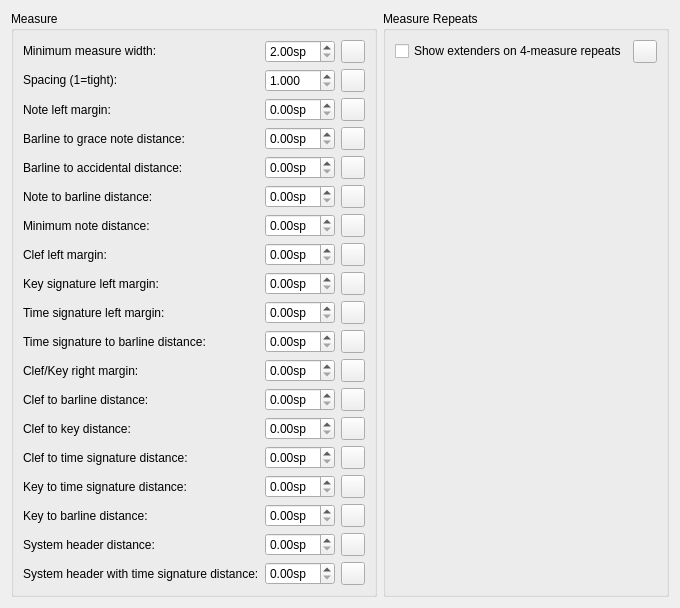
      <widget class="QWidget" name="PageMeasure">
       <layout class="QHBoxLayout" name="horizontalLayout_3">
        <item>
         <widget class="QGroupBox" name="groupBox">
          <property name="title">
           <string>Measure</string>
          </property>
          <layout class="QGridLayout" name="gridLayout_99">
           <item row="0" column="2">
            <widget class="QToolButton" name="resetMinMeasureWidth">
             <property name="toolTip">
              <string>Reset to default</string>
             </property>
             <property name="accessibleName">
              <string>Reset 'Minimum measure width' value</string>
             </property>
             <property name="text">
              <string notr="true"/>
             </property>
             <property name="icon">
              <iconset resource="musescore.qrc">
               <normaloff>:/data/icons/edit-reset.svg</normaloff>:/data/icons/edit-reset.svg</iconset>
             </property>
            </widget>
           </item>
           <item row="18" column="2">
            <widget class="QToolButton" name="resetSystemHeaderTimeSigDistance">
             <property name="toolTip">
              <string>Reset to default</string>
             </property>
             <property name="accessibleName">
              <string>Reset 'System header with time signature distance' value</string>
             </property>
             <property name="text">
              <string notr="true"/>
             </property>
             <property name="icon">
              <iconset resource="musescore.qrc">
               <normaloff>:/data/icons/edit-reset.svg</normaloff>:/data/icons/edit-reset.svg</iconset>
             </property>
            </widget>
           </item>
           <item row="16" column="1">
            <widget class="QDoubleSpinBox" name="keyBarlineDistance">
             <property name="suffix">
              <string extracomment="spatium unit">sp</string>
             </property>
             <property name="singleStep">
              <double>0.010000000000000</double>
             </property>
            </widget>
           </item>
           <item row="17" column="2">
            <widget class="QToolButton" name="resetSystemHeaderDistance">
             <property name="toolTip">
              <string>Reset to default</string>
             </property>
             <property name="accessibleName">
              <string>Reset 'System header distance' value</string>
             </property>
             <property name="text">
              <string notr="true"/>
             </property>
             <property name="icon">
              <iconset resource="musescore.qrc">
               <normaloff>:/data/icons/edit-reset.svg</normaloff>:/data/icons/edit-reset.svg</iconset>
             </property>
            </widget>
           </item>
           <item row="9" column="0">
            <widget class="QLabel" name="label_20">
             <property name="sizePolicy">
              <sizepolicy hsizetype="Expanding" vsizetype="Preferred">
               <horstretch>0</horstretch>
               <verstretch>0</verstretch>
              </sizepolicy>
             </property>
             <property name="text">
              <string>Time signature left margin:</string>
             </property>
            </widget>
           </item>
           <item row="6" column="2">
            <widget class="QToolButton" name="resetMinNoteDistance">
             <property name="toolTip">
              <string>Reset to default</string>
             </property>
             <property name="accessibleName">
              <string>Reset 'Minimum note distance' value</string>
             </property>
             <property name="text">
              <string notr="true"/>
             </property>
             <property name="icon">
              <iconset resource="musescore.qrc">
               <normaloff>:/data/icons/edit-reset.svg</normaloff>:/data/icons/edit-reset.svg</iconset>
             </property>
            </widget>
           </item>
           <item row="10" column="1">
            <widget class="QDoubleSpinBox" name="timesigBarlineDistance">
             <property name="sizePolicy">
              <sizepolicy hsizetype="Preferred" vsizetype="Fixed">
               <horstretch>0</horstretch>
               <verstretch>0</verstretch>
              </sizepolicy>
             </property>
             <property name="suffix">
              <string>sp</string>
             </property>
             <property name="singleStep">
              <double>0.100000000000000</double>
             </property>
            </widget>
           </item>
           <item row="3" column="2">
            <widget class="QToolButton" name="resetBarGraceDistance">
             <property name="toolTip">
              <string>Reset to default</string>
             </property>
             <property name="accessibleName">
              <string>Reset 'Barline to grace note distance' value</string>
             </property>
             <property name="text">
              <string notr="true"/>
             </property>
             <property name="icon">
              <iconset resource="musescore.qrc">
               <normaloff>:/data/icons/edit-reset.svg</normaloff>:/data/icons/edit-reset.svg</iconset>
             </property>
            </widget>
           </item>
           <item row="15" column="1">
            <widget class="QDoubleSpinBox" name="keyTimesigDistance">
             <property name="suffix">
              <string extracomment="spatium unit">sp</string>
             </property>
             <property name="singleStep">
              <double>0.010000000000000</double>
             </property>
            </widget>
           </item>
           <item row="13" column="2">
            <widget class="QToolButton" name="resetClefKeyDistance">
             <property name="toolTip">
              <string>Reset to default</string>
             </property>
             <property name="accessibleName">
              <string>Reset 'Clef to key distance' value</string>
             </property>
             <property name="text">
              <string notr="true"/>
             </property>
             <property name="icon">
              <iconset resource="musescore.qrc">
               <normaloff>:/data/icons/edit-reset.svg</normaloff>:/data/icons/edit-reset.svg</iconset>
             </property>
            </widget>
           </item>
           <item row="6" column="0">
            <widget class="QLabel" name="label_14">
             <property name="sizePolicy">
              <sizepolicy hsizetype="Expanding" vsizetype="Preferred">
               <horstretch>0</horstretch>
               <verstretch>0</verstretch>
              </sizepolicy>
             </property>
             <property name="text">
              <string>Minimum note distance:</string>
             </property>
            </widget>
           </item>
           <item row="16" column="2">
            <widget class="QToolButton" name="resetKeyBarlineDistance">
             <property name="toolTip">
              <string>Reset to default</string>
             </property>
             <property name="accessibleName">
              <string>Reset 'Key to barline distance' value</string>
             </property>
             <property name="text">
              <string notr="true"/>
             </property>
             <property name="icon">
              <iconset resource="musescore.qrc">
               <normaloff>:/data/icons/edit-reset.svg</normaloff>:/data/icons/edit-reset.svg</iconset>
             </property>
            </widget>
           </item>
           <item row="7" column="1">
            <widget class="QDoubleSpinBox" name="clefLeftMargin">
             <property name="sizePolicy">
              <sizepolicy hsizetype="Preferred" vsizetype="Fixed">
               <horstretch>0</horstretch>
               <verstretch>0</verstretch>
              </sizepolicy>
             </property>
             <property name="suffix">
              <string>sp</string>
             </property>
             <property name="singleStep">
              <double>0.100000000000000</double>
             </property>
            </widget>
           </item>
           <item row="9" column="1">
            <widget class="QDoubleSpinBox" name="timesigLeftMargin">
             <property name="sizePolicy">
              <sizepolicy hsizetype="Preferred" vsizetype="Fixed">
               <horstretch>0</horstretch>
               <verstretch>0</verstretch>
              </sizepolicy>
             </property>
             <property name="suffix">
              <string>sp</string>
             </property>
             <property name="singleStep">
              <double>0.100000000000000</double>
             </property>
            </widget>
           </item>
           <item row="11" column="1">
            <widget class="QDoubleSpinBox" name="clefKeyRightMargin">
             <property name="sizePolicy">
              <sizepolicy hsizetype="Preferred" vsizetype="Fixed">
               <horstretch>0</horstretch>
               <verstretch>0</verstretch>
              </sizepolicy>
             </property>
             <property name="suffix">
              <string>sp</string>
             </property>
             <property name="singleStep">
              <double>0.050000000000000</double>
             </property>
            </widget>
           </item>
           <item row="8" column="0">
            <widget class="QLabel" name="label_19">
             <property name="sizePolicy">
              <sizepolicy hsizetype="Expanding" vsizetype="Preferred">
               <horstretch>0</horstretch>
               <verstretch>0</verstretch>
              </sizepolicy>
             </property>
             <property name="text">
              <string>Key signature left margin:</string>
             </property>
            </widget>
           </item>
           <item row="14" column="2">
            <widget class="QToolButton" name="resetClefTimesigDistance">
             <property name="toolTip">
              <string>Reset to default</string>
             </property>
             <property name="accessibleName">
              <string>Reset 'Clef to time signature distance' value</string>
             </property>
             <property name="text">
              <string notr="true"/>
             </property>
             <property name="icon">
              <iconset resource="musescore.qrc">
               <normaloff>:/data/icons/edit-reset.svg</normaloff>:/data/icons/edit-reset.svg</iconset>
             </property>
            </widget>
           </item>
           <item row="7" column="0">
            <widget class="QLabel" name="label_18">
             <property name="sizePolicy">
              <sizepolicy hsizetype="Expanding" vsizetype="Preferred">
               <horstretch>0</horstretch>
               <verstretch>0</verstretch>
              </sizepolicy>
             </property>
             <property name="text">
              <string>Clef left margin:</string>
             </property>
            </widget>
           </item>
           <item row="2" column="0">
            <widget class="QLabel" name="label_12">
             <property name="sizePolicy">
              <sizepolicy hsizetype="Expanding" vsizetype="Preferred">
               <horstretch>0</horstretch>
               <verstretch>0</verstretch>
              </sizepolicy>
             </property>
             <property name="text">
              <string>Note left margin:</string>
             </property>
            </widget>
           </item>
           <item row="13" column="1">
            <widget class="QDoubleSpinBox" name="clefKeyDistance">
             <property name="suffix">
              <string extracomment="spatium unit">sp</string>
             </property>
             <property name="singleStep">
              <double>0.010000000000000</double>
             </property>
            </widget>
           </item>
           <item row="12" column="0">
            <widget class="QLabel" name="label_53">
             <property name="sizePolicy">
              <sizepolicy hsizetype="Expanding" vsizetype="Preferred">
               <horstretch>0</horstretch>
               <verstretch>0</verstretch>
              </sizepolicy>
             </property>
             <property name="text">
              <string>Clef to barline distance:</string>
             </property>
            </widget>
           </item>
           <item row="13" column="0">
            <widget class="QLabel" name="label_94">
             <property name="text">
              <string>Clef to key distance:</string>
             </property>
            </widget>
           </item>
           <item row="6" column="1">
            <widget class="QDoubleSpinBox" name="minNoteDistance">
             <property name="sizePolicy">
              <sizepolicy hsizetype="Preferred" vsizetype="Fixed">
               <horstretch>0</horstretch>
               <verstretch>0</verstretch>
              </sizepolicy>
             </property>
             <property name="suffix">
              <string>sp</string>
             </property>
             <property name="singleStep">
              <double>0.100000000000000</double>
             </property>
            </widget>
           </item>
           <item row="1" column="0">
            <widget class="QLabel" name="label_11">
             <property name="sizePolicy">
              <sizepolicy hsizetype="Expanding" vsizetype="Fixed">
               <horstretch>0</horstretch>
               <verstretch>0</verstretch>
              </sizepolicy>
             </property>
             <property name="text">
              <string>Spacing (1=tight):</string>
             </property>
            </widget>
           </item>
           <item row="10" column="0">
            <widget class="QLabel" name="label_113">
             <property name="sizePolicy">
              <sizepolicy hsizetype="Expanding" vsizetype="Preferred">
               <horstretch>0</horstretch>
               <verstretch>0</verstretch>
              </sizepolicy>
             </property>
             <property name="text">
              <string>Time signature to barline distance:</string>
             </property>
            </widget>
           </item>
           <item row="11" column="2">
            <widget class="QToolButton" name="resetClefKeyRightMargin">
             <property name="toolTip">
              <string>Reset to default</string>
             </property>
             <property name="accessibleName">
              <string>Reset 'Clef/Key right margin' value</string>
             </property>
             <property name="text">
              <string notr="true"/>
             </property>
             <property name="icon">
              <iconset resource="musescore.qrc">
               <normaloff>:/data/icons/edit-reset.svg</normaloff>:/data/icons/edit-reset.svg</iconset>
             </property>
            </widget>
           </item>
           <item row="8" column="1">
            <widget class="QDoubleSpinBox" name="keysigLeftMargin">
             <property name="sizePolicy">
              <sizepolicy hsizetype="Preferred" vsizetype="Fixed">
               <horstretch>0</horstretch>
               <verstretch>0</verstretch>
              </sizepolicy>
             </property>
             <property name="suffix">
              <string>sp</string>
             </property>
             <property name="singleStep">
              <double>0.100000000000000</double>
             </property>
            </widget>
           </item>
           <item row="17" column="1">
            <widget class="QDoubleSpinBox" name="systemHeaderDistance">
             <property name="suffix">
              <string extracomment="spatium unit">sp</string>
             </property>
             <property name="singleStep">
              <double>0.100000000000000</double>
             </property>
            </widget>
           </item>
           <item row="18" column="1">
            <widget class="QDoubleSpinBox" name="systemHeaderTimeSigDistance">
             <property name="suffix">
              <string extracomment="spatium unit">sp</string>
             </property>
             <property name="singleStep">
              <double>0.100000000000000</double>
             </property>
            </widget>
           </item>
           <item row="0" column="0">
            <widget class="QLabel" name="label_89">
             <property name="sizePolicy">
              <sizepolicy hsizetype="Expanding" vsizetype="Fixed">
               <horstretch>0</horstretch>
               <verstretch>0</verstretch>
              </sizepolicy>
             </property>
             <property name="text">
              <string>Minimum measure width:</string>
             </property>
            </widget>
           </item>
           <item row="14" column="0">
            <widget class="QLabel" name="label_108">
             <property name="text">
              <string>Clef to time signature distance:</string>
             </property>
            </widget>
           </item>
           <item row="17" column="0">
            <widget class="QLabel" name="label_111">
             <property name="text">
              <string>System header distance:</string>
             </property>
            </widget>
           </item>
           <item row="14" column="1">
            <widget class="QDoubleSpinBox" name="clefTimesigDistance">
             <property name="suffix">
              <string extracomment="spatium unit">sp</string>
             </property>
             <property name="singleStep">
              <double>0.010000000000000</double>
             </property>
            </widget>
           </item>
           <item row="4" column="1">
            <widget class="QDoubleSpinBox" name="barAccidentalDistance">
             <property name="sizePolicy">
              <sizepolicy hsizetype="Preferred" vsizetype="Fixed">
               <horstretch>0</horstretch>
               <verstretch>0</verstretch>
              </sizepolicy>
             </property>
             <property name="suffix">
              <string>sp</string>
             </property>
             <property name="singleStep">
              <double>0.100000000000000</double>
             </property>
            </widget>
           </item>
           <item row="5" column="1">
            <widget class="QDoubleSpinBox" name="noteBarDistance">
             <property name="sizePolicy">
              <sizepolicy hsizetype="Preferred" vsizetype="Fixed">
               <horstretch>0</horstretch>
               <verstretch>0</verstretch>
              </sizepolicy>
             </property>
             <property name="suffix">
              <string>sp</string>
             </property>
             <property name="singleStep">
              <double>0.100000000000000</double>
             </property>
            </widget>
           </item>
           <item row="15" column="0">
            <widget class="QLabel" name="label_109">
             <property name="text">
              <string>Key to time signature distance:</string>
             </property>
            </widget>
           </item>
           <item row="12" column="1">
            <widget class="QDoubleSpinBox" name="clefBarlineDistance">
             <property name="suffix">
              <string extracomment="spatium unit">sp</string>
             </property>
             <property name="singleStep">
              <double>0.010000000000000</double>
             </property>
            </widget>
           </item>
           <item row="4" column="2">
            <widget class="QToolButton" name="resetBarAccidentalDistance">
             <property name="toolTip">
              <string>Reset to default</string>
             </property>
             <property name="accessibleName">
              <string>Reset 'Barline to accidental distance' value</string>
             </property>
             <property name="text">
              <string notr="true"/>
             </property>
             <property name="icon">
              <iconset resource="musescore.qrc">
               <normaloff>:/data/icons/edit-reset.svg</normaloff>:/data/icons/edit-reset.svg</iconset>
             </property>
            </widget>
           </item>
           <item row="1" column="2">
            <widget class="QToolButton" name="resetMeasureSpacing">
             <property name="toolTip">
              <string>Reset to default</string>
             </property>
             <property name="accessibleName">
              <string>Reset 'Spacing' value</string>
             </property>
             <property name="text">
              <string notr="true"/>
             </property>
             <property name="icon">
              <iconset resource="musescore.qrc">
               <normaloff>:/data/icons/edit-reset.svg</normaloff>:/data/icons/edit-reset.svg</iconset>
             </property>
            </widget>
           </item>
           <item row="16" column="0">
            <widget class="QLabel" name="label_110">
             <property name="text">
              <string>Key to barline distance:</string>
             </property>
            </widget>
           </item>
           <item row="11" column="0">
            <widget class="QLabel" name="label_21">
             <property name="sizePolicy">
              <sizepolicy hsizetype="Expanding" vsizetype="Preferred">
               <horstretch>0</horstretch>
               <verstretch>0</verstretch>
              </sizepolicy>
             </property>
             <property name="text">
              <string>Clef/Key right margin:</string>
             </property>
             <property name="textFormat">
              <enum>Qt::PlainText</enum>
             </property>
            </widget>
           </item>
           <item row="8" column="2">
            <widget class="QToolButton" name="resetKeysigLeftMargin">
             <property name="toolTip">
              <string>Reset to default</string>
             </property>
             <property name="accessibleName">
              <string>Reset 'Key signature left margin' value</string>
             </property>
             <property name="text">
              <string notr="true"/>
             </property>
             <property name="icon">
              <iconset resource="musescore.qrc">
               <normaloff>:/data/icons/edit-reset.svg</normaloff>:/data/icons/edit-reset.svg</iconset>
             </property>
            </widget>
           </item>
           <item row="18" column="0">
            <widget class="QLabel" name="label_112">
             <property name="text">
              <string>System header with time signature distance:</string>
             </property>
             <property name="indent">
              <number>-1</number>
             </property>
            </widget>
           </item>
           <item row="12" column="2">
            <widget class="QToolButton" name="resetClefBarlineDistance">
             <property name="toolTip">
              <string>Reset to default</string>
             </property>
             <property name="accessibleName">
              <string>Reset 'Clef to barline distance' value</string>
             </property>
             <property name="text">
              <string notr="true"/>
             </property>
             <property name="icon">
              <iconset resource="musescore.qrc">
               <normaloff>:/data/icons/edit-reset.svg</normaloff>:/data/icons/edit-reset.svg</iconset>
             </property>
            </widget>
           </item>
           <item row="5" column="0">
            <widget class="QLabel" name="label_13">
             <property name="sizePolicy">
              <sizepolicy hsizetype="Expanding" vsizetype="Preferred">
               <horstretch>0</horstretch>
               <verstretch>0</verstretch>
              </sizepolicy>
             </property>
             <property name="text">
              <string>Note to barline distance:</string>
             </property>
            </widget>
           </item>
           <item row="9" column="2">
            <widget class="QToolButton" name="resetTimesigLeftMargin">
             <property name="toolTip">
              <string>Reset to default</string>
             </property>
             <property name="accessibleName">
              <string>Reset 'Time signature left margin' value</string>
             </property>
             <property name="text">
              <string notr="true"/>
             </property>
             <property name="icon">
              <iconset resource="musescore.qrc">
               <normaloff>:/data/icons/edit-reset.svg</normaloff>:/data/icons/edit-reset.svg</iconset>
             </property>
            </widget>
           </item>
           <item row="3" column="1">
            <widget class="QDoubleSpinBox" name="barGraceDistance">
             <property name="sizePolicy">
              <sizepolicy hsizetype="Preferred" vsizetype="Fixed">
               <horstretch>0</horstretch>
               <verstretch>0</verstretch>
              </sizepolicy>
             </property>
             <property name="suffix">
              <string>sp</string>
             </property>
             <property name="singleStep">
              <double>0.100000000000000</double>
             </property>
            </widget>
           </item>
           <item row="1" column="1">
            <widget class="QDoubleSpinBox" name="measureSpacing">
             <property name="sizePolicy">
              <sizepolicy hsizetype="Preferred" vsizetype="Fixed">
               <horstretch>0</horstretch>
               <verstretch>0</verstretch>
              </sizepolicy>
             </property>
             <property name="decimals">
              <number>3</number>
             </property>
             <property name="minimum">
              <double>1.000000000000000</double>
             </property>
             <property name="singleStep">
              <double>0.100000000000000</double>
             </property>
            </widget>
           </item>
           <item row="3" column="0">
            <widget class="QLabel" name="label_61">
             <property name="sizePolicy">
              <sizepolicy hsizetype="Expanding" vsizetype="Preferred">
               <horstretch>0</horstretch>
               <verstretch>0</verstretch>
              </sizepolicy>
             </property>
             <property name="text">
              <string>Barline to grace note distance:</string>
             </property>
            </widget>
           </item>
           <item row="10" column="2">
            <widget class="QToolButton" name="resetTimesigBarlineDistance">
             <property name="toolTip">
              <string>Reset to default</string>
             </property>
             <property name="accessibleName">
              <string>Reset 'Time signature to barline distance' value</string>
             </property>
             <property name="text">
              <string notr="true"/>
             </property>
             <property name="icon">
              <iconset resource="musescore.qrc">
               <normaloff>:/data/icons/edit-reset.svg</normaloff>:/data/icons/edit-reset.svg</iconset>
             </property>
            </widget>
           </item>
           <item row="4" column="0">
            <widget class="QLabel" name="label_102">
             <property name="sizePolicy">
              <sizepolicy hsizetype="Expanding" vsizetype="Preferred">
               <horstretch>0</horstretch>
               <verstretch>0</verstretch>
              </sizepolicy>
             </property>
             <property name="text">
              <string>Barline to accidental distance:</string>
             </property>
            </widget>
           </item>
           <item row="15" column="2">
            <widget class="QToolButton" name="resetKeyTimesigDistance">
             <property name="toolTip">
              <string>Reset to default</string>
             </property>
             <property name="accessibleName">
              <string>Reset 'Key to time signature distance' value</string>
             </property>
             <property name="text">
              <string notr="true"/>
             </property>
             <property name="icon">
              <iconset resource="musescore.qrc">
               <normaloff>:/data/icons/edit-reset.svg</normaloff>:/data/icons/edit-reset.svg</iconset>
             </property>
            </widget>
           </item>
           <item row="0" column="1">
            <widget class="QDoubleSpinBox" name="minMeasureWidth_2">
             <property name="suffix">
              <string extracomment="spatium unit">sp</string>
             </property>
             <property name="minimum">
              <double>2.000000000000000</double>
             </property>
            </widget>
           </item>
           <item row="7" column="2">
            <widget class="QToolButton" name="resetClefLeftMargin">
             <property name="toolTip">
              <string>Reset to default</string>
             </property>
             <property name="accessibleName">
              <string>Reset 'Clef left margin' value</string>
             </property>
             <property name="text">
              <string notr="true"/>
             </property>
             <property name="icon">
              <iconset resource="musescore.qrc">
               <normaloff>:/data/icons/edit-reset.svg</normaloff>:/data/icons/edit-reset.svg</iconset>
             </property>
            </widget>
           </item>
           <item row="5" column="2">
            <widget class="QToolButton" name="resetNoteBarDistance">
             <property name="toolTip">
              <string>Reset to default</string>
             </property>
             <property name="accessibleName">
              <string>Reset 'Note to barline distance' value</string>
             </property>
             <property name="text">
              <string notr="true"/>
             </property>
             <property name="icon">
              <iconset resource="musescore.qrc">
               <normaloff>:/data/icons/edit-reset.svg</normaloff>:/data/icons/edit-reset.svg</iconset>
             </property>
            </widget>
           </item>
           <item row="2" column="2">
            <widget class="QToolButton" name="resetBarNoteDistance">
             <property name="toolTip">
              <string>Reset to default</string>
             </property>
             <property name="accessibleName">
              <string>Reset 'Note left margin' value</string>
             </property>
             <property name="text">
              <string notr="true"/>
             </property>
             <property name="icon">
              <iconset resource="musescore.qrc">
               <normaloff>:/data/icons/edit-reset.svg</normaloff>:/data/icons/edit-reset.svg</iconset>
             </property>
            </widget>
           </item>
           <item row="2" column="1">
            <widget class="QDoubleSpinBox" name="barNoteDistance">
             <property name="sizePolicy">
              <sizepolicy hsizetype="Preferred" vsizetype="Fixed">
               <horstretch>0</horstretch>
               <verstretch>0</verstretch>
              </sizepolicy>
             </property>
             <property name="suffix">
              <string>sp</string>
             </property>
             <property name="singleStep">
              <double>0.100000000000000</double>
             </property>
            </widget>
           </item>
          </layout>
         </widget>
        </item>
        <item>
         <widget class="QGroupBox" name="groupBox_2">
          <property name="title">
           <string>Measure Repeats</string>
          </property>
          <layout class="QGridLayout" name="gridLayout_47">
           <item row="2" column="0">
            <spacer name="verticalSpacer_11">
             <property name="orientation">
              <enum>Qt::Vertical</enum>
             </property>
             <property name="sizeHint" stdset="0">
              <size>
               <width>20</width>
               <height>40</height>
              </size>
             </property>
            </spacer>
           </item>
           <item row="0" column="0">
            <widget class="QCheckBox" name="fourMeasureRepeatShowExtenders">
             <property name="text">
              <string>Show extenders on 4-measure repeats</string>
             </property>
            </widget>
           </item>
           <item row="0" column="1">
            <widget class="QToolButton" name="resetFourMeasureRepeatShowExtenders">
             <property name="toolTip">
              <string>Reset to default</string>
             </property>
             <property name="accessibleName">
              <string>Reset 'Time signature to barline distance' value</string>
             </property>
             <property name="text">
              <string notr="true"/>
             </property>
             <property name="icon">
              <iconset resource="musescore.qrc">
               <normaloff>:/data/icons/edit-reset.svg</normaloff>:/data/icons/edit-reset.svg</iconset>
             </property>
            </widget>
           </item>
          </layout>
         </widget>
        </item>
       </layout>
      </widget>
